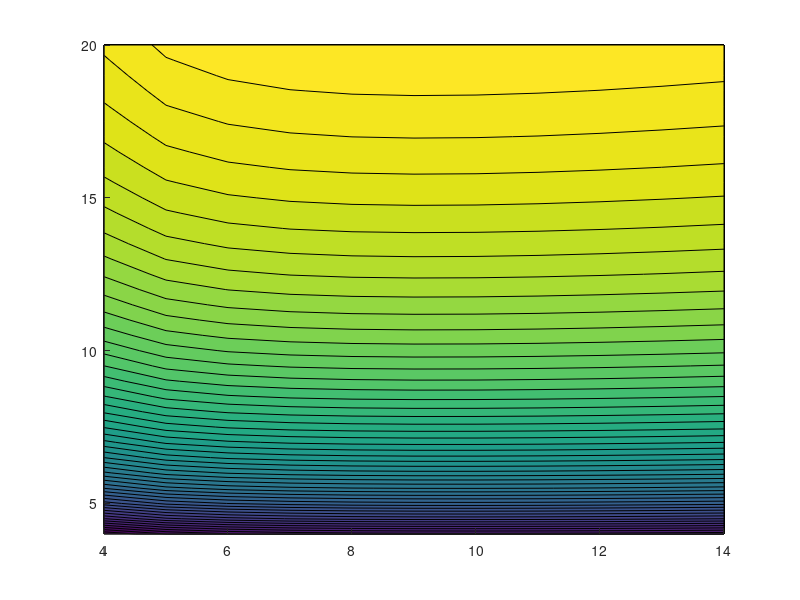

The MATLAB script that drew this image: (Note: this script raises an error after producing the figure.)
%%%% Titan Aerial Daughtercraft (TAD) %%%%%%%%%%%%%%%%
%%%% Momentum theory based parametric analysis %%%%%%%
%%%% Balloon mission design %%%%%%%%%%%%%%%%%%%%%%%%%%%
%%%% 06/20/2018 %%%%%%%%%%%%%%%%%%%%%%%%%%%%%%%%%%%%%%
%%%% Daiju uehara, Larry Matthies, Phil Tokumaru %%%%% 

clc 
clear all
% Define planet paremeters on Titan
a = 190;% speed of sound [m/s]
rho = 5.34;% air density [kg/m^3]
g = 1.352;% gravity [m/s^2]
nu = 1.2e-6;% kinematic viscosity [m^2/s]

%%
% Define vehicle parameters
m = 4:0.5:20;% vehicle mass [kg]
% Axial flight state (return to mothership)
Vc = 8;% climb rate [m/s] 
V = 4:1:14;% forward speed flight range
time = zeros(length(m),length(V));
hours = zeros(length(m),length(V));
range = zeros(length(m),length(V));
rm = zeros(length(m),length(V));
Ps = zeros(length(m),length(V));
marg = zeros(length(m),length(V));
mba = zeros(length(m),length(V));
Thrust = zeros(length(m),length(V));
Pis = zeros(length(m),length(V));
Pps = zeros(length(m),length(V));
vis = zeros(length(m),length(V));
Pcas = zeros(length(m),length(V));
alpha = zeros(length(m),length(V));
Phover = zeros(length(m),length(V));

for jj = 1:length(m)
N = m(1,jj)*g;% vehicle weight [N]
Nr = 4;% number of rotor, assuming a quadcopter config

% Hover performance assumption
FM = 0.75;% rotor figure of merit is given parameter in this analysis 
Mtip = 0.25;% Tip mach number
DL = 50/g;% disk loading of each rotor [kg/m^2] 

% Efficiency coefficients
etam = 0.85;% motor efficiency 
etac = 0.95;% control efficiency 
kinduced = 1.15;% induced power factor 
etafw = FM*etam*etac;% total forward flight efficiency

% Parameters of each rotor 
Vtip = Mtip*a;% Tip speed [m/s]
A = m(1,jj)/Nr/DL;% disk area
R = sqrt(A/pi);% rotor radius [m]
omega = Vtip/R;% angular velocity [rad/s]
RPM = 2*pi/omega*60;% angular velocity [RPM]

% Ideal hover power 
Th = N/4;%thrust of each rotor for hover
vh = sqrt(DL*g/2/rho);% ideal induced velocity in hover
Ph = Th*vh;% ideal induced power in hover per rotor 
Phtotal = Ph*4;% Total induced power in hover

% Actual hover power 
Pha = Ph/FM/etam/etac;% actual hover power consumption [W]
Phatotal = 4*Pha;% Total actual power in hover

% Sampling state analysis
tsample = 5*60;% sampling time [s]
Psample = 20;% sampling power [W]
Esample = (Psample*tsample+Phatotal*tsample)/3600;% sampling energy [Wh]

% Balloon parameter
ab = 10000;% balloon altitude [m]
Vbal = 2;% wind velocity [m/s]

% Payload/fuselage design
df = 1200;% fuselage density [kg/m^3]
rf = (m(1,jj)/df*3/4*1/pi)^(1/3);
Af = pi*rf^2;% fuselage frontal area [m^2]

mp = 2;% payload mass [kg]
ma = 0.5;% avionics mass [kg]

Cdmulti = 1.5;% drag multiplier

% Blade parameters
dblade = 0.15;% blade mass density based on disk area [kg/m^2]
mblade = dblade*A*4;

% Motor constant 
m1 = 0.003;% motor constant [kg]
m2 = 0.322;% motor constant [kg/N-m]

% Battery specific energy
Ebconst = 100;% Wh/kg

%%
ctime = ab/Vc;% time to climb [s]
dtime = 5*60;% time to dock [s]
Edock = dtime*Phatotal/3600;
Vd = -8;% descent flight
detime = ab/abs(Vd);% time to descend [s]

% balloon travel distance during descend, climb, sampling
dbal = 2*(ctime+detime+tsample);% [m]
    
    for ii = 1:length(V)
        % Calculate power in forward flight 
        Re = V(1,ii)*2*rf/nu;% Reynolds number
        if Re < 2e5
            Cdbody = 0.47;% drag coefficient of vehicle body
        else
            Cdbody = 0.18;
        end    
        Dbody = 1/2*Cdmulti*Cdbody*V(1,ii)^2*rho*Af;% parasite drag [N]
        Ppara = Dbody*V(1,ii);% Parasite power [W]
        Drotor = Dbody/Nr;% drag per rotor [N]
        AoA = atan(Drotor/Th);% disk angle of attack [rad]
        degree = rad2deg(AoA);% AoA [deg]
        Ttotal = sqrt(Drotor^2+Th^2);% Total thrust of each rotor [N]
        mu = V(1,ii)*cos(AoA)/(Vtip);
        Ct = Ttotal/(rho*A*Vtip^2);
        lambda = sqrt(Ct/2);
        lambda_old = 10*lambda;
        iter = 0;
        while abs(lambda_old-lambda) > 10^-3 && lambda ~= 0
            lambda_old = lambda;
            lambda = lambda - (lambda-mu*tan(AoA)-Ct/2/sqrt(mu^2+lambda^2))...
                     /(1+Ct/2*lambda/((mu^2+lambda^2)^(3/2)));
            iter = iter + 1;
        end
        vi = lambda*Vtip-V(1,ii)*sin(AoA);% induced velocity in forward flight
        Pi = Ttotal*vi;% induced power without induced loss
        Profile = 20;% Assumed profile power
        Paero = Pi*Nr/etafw+Ppara+Profile;
        Paerorotor = Paero/Nr;% shaft power of each rotor 
        tlevel = dbal/(V(1,ii)-Vbal);% level flight duration to catch balloon
        Ef = Paero*tlevel/3600;% Total forward flight energy

        % Calculate power in climb state
        vclimb = vh*(-Vc/(2*vh)+sqrt(1+(Vc/(2*vh))^2));% induced velocity in climb [m/s]
        Pclimb = Ph*(Vc/(2*vh)+sqrt(1+(Vc/(2*vh))^2));% induced power in climb [W]
        Tclimb = 2*rho*A*(Vc+vclimb)*vclimb;% thrust
        Pca = Pclimb/FM/etac/etam;% actual power [W]
        Pcatotal = Pca*4;% Total climb power 
        Ec = Pcatotal*ctime/3600;% Total climb energy 

        % Calculate power in descent state (windmill state Vd<-2vh)
        k = 1.2;
        k1 = -1.125;
        k2 = -1.372;
        k3 = -1.718;
        k4 = -0.655;
        
        if Vd/vh <= 0 && -2 <= Vd/vh
            vdescent = vh*(k+k1*(Vd/vh)+k2*(Vd/vh)^2+k3*(Vd/vh)^3+k4*(Vd/vh)^4);
        else
            vdescent = vh*(-Vd/(2*vh)-sqrt((Vd/(2*vh))^2-1));
        end
        Pdescent = Ph*(Vd/(2*vh)-sqrt((Vd/(2*vh))^2-1));
        Tdescent = -2*rho*A*(Vd+vdescent)*vdescent;

        % Find maximum power among hover, climb, and forward flight
        [Pmotor,I] = max([Pha Paerorotor Pca]);

        % Compute motor mass
        Q = Pmotor/omega;% Torque of each rotor [Nm]
        mmotor = m1+m2*Q;% motor mass [kg]

        % Compute battery mass 
        mbattery = m(1,jj)-mp-ma-0.2*m(1,jj)-mmotor*Nr-mblade;

        % Compute energy
        Eb = Ebconst*mbattery;% available battery energy [Wh]
        Eba = Ec+Ef+Edock+Esample;% Total estimated energy
        margin = (Eb-Eba)/Ebconst/m(1,jj)*100;

        marg(jj,ii) = margin;
        time(jj,ii) = Eb/Paero*3600;% mission endurance [s]
        hours(jj,ii) = time(jj,ii)/3600;% mission endurance [h]
        range(jj,ii) = time(jj,ii)*V(1,ii)/1000;% mission range [km]
        rm(jj,ii) = range(jj,ii)/2;% mission radius [km]
        Ps(jj,ii) = Paero;
        Pcas(jj,ii) = Pcatotal; 
        alpha(jj,ii) = degree;
        mba(jj,ii) = mbattery;
        Thrust(jj,ii) = Ttotal;
        Pis(jj,ii) = Pi*Nr/etafw;
        Pps(jj,ii) = Ppara;
        vis(jj,ii) = vi;
        Phover(jj,ii) = Phatotal;


    end
end
%%
[X,Y] = meshgrid(V,m);
figure(1)
contourf(X,Y,marg,50,'edgecolor','none');
colorbar
%%
figure(2)
hold on
si = 2;
h1 = plot(V,Ps,'linewidth',si);
plot(V,Pis,'linewidth',si)
plot(V,Pps,'linewidth',si)
hh5 = plot(V(1,Imin),Ps(1,Imin),'ok','linewidth',si);

%%
figure(3)
plot(m,marg)
%%
% figure(1)
% hold on
% si = 2;
% plot(V,Ps,'linewidth',si)
% plot(V,Pis,'linewidth',si)
% plot(V,Pps,'linewidth',si)
% h = gca;
% grid off;
% fs = 12;
% % set(h,'GridAlpha',0.1,'GridLineStyle','--','GridColor',[0.5 0.5 0.5]);
% % title('ground config');
% xlabel('airspeed V [m/s]','FontSize',fs);
% ylabel('Power [W] ','FontSize',fs);
% set(h,'FontName','Times New Roman','linewidth',si);
% set(h,'FontName','Times New Roman','linewidth',si);
% legend('Total','Induced','Body drag');
% 
% a1 = 0;
% a2 = V(1,end);
% b1 = 0;
% b2 = 80;
% xlim([a1 a2]);
% ylim([b1 b2]);
% 
% FS = 12;
% xt = a1:2:a2 ;
% set(h,'XTick',xt) ;
% set(h,'XTickLabel',xt,'fontsize',FS) ;
% yt = b1:5:b2 ; 
% set(h,'YTick',yt) ;
% set(h,'YTickLabel',yt,'fontsize',FS) ;
% pbaspect([3 1 1])

%%
% figure(2)
% hold on
% si = 2;
% subplot(2,1,1)
% plot(V,hours,'linewidth',si)
% h = gca;
% grid off;
% fs = 12;
% 
% ylabel('Endurance [hours] ','FontSize',fs);
% set(h,'FontName','Times New Roman','linewidth',si);
% set(h,'FontName','Times New Roman','linewidth',si);
% 
% subplot(2,1,2)
% plot(V,range,'linewidth',si)
% h = gca;
% grid off;
% fs = 12;
% 
% xlabel('Airspeed V [m/s]','FontSize',fs);
% ylabel('Range [km] ','FontSize',fs);
% set(h,'FontName','Times New Roman','linewidth',si);
% set(h,'FontName','Times New Roman','linewidth',si);
% 
% a1 = 0;
% a2 = V(1,end);
% b1 = 0;
% b2 = 5.5;
% xlim([a1 a2]);
% % ylim([b1 b2]);
% 
% FS = 12;
% xt = a1:2:a2 ;
% set(h,'XTick',xt) ;
% set(h,'XTickLabel',xt,'fontsize',FS) ;
% yt = b1:0.5:b2 ; 
% set(h,'YTick',yt) ;
% set(h,'YTickLabel',yt,'fontsize',FS) ;
%%
% figure(3)
% hold on
% si = 2;
% plot(V,marg,'linewidth',si)
% 
% h = gca;
% grid off;
% fs = 12;
% % set(h,'GridAlpha',0.1,'GridLineStyle','--','GridColor',[0.5 0.5 0.5]);
% % title('ground config');
% xlabel('airspeed V [m/s]','FontSize',fs);
% ylabel('mass margin [%]','FontSize',fs);
% set(h,'FontName','Times New Roman','linewidth',si);
% set(h,'FontName','Times New Roman','linewidth',si);
% 
% a1 = 0;
% a2 = V(1,end);
% b1 = 0;
% b2 = 50;
% xlim([a1 a2]);
% ylim([b1 b2]);
% 
% FS = 12;
% xt = a1:2:a2 ;
% set(h,'XTick',xt) ;
% set(h,'XTickLabel',xt,'fontsize',FS) ;
% yt = b1:20:b2 ; 
% set(h,'YTick',yt) ;
% set(h,'YTickLabel',yt,'fontsize',FS) ;
% pbaspect([2 1 1])
